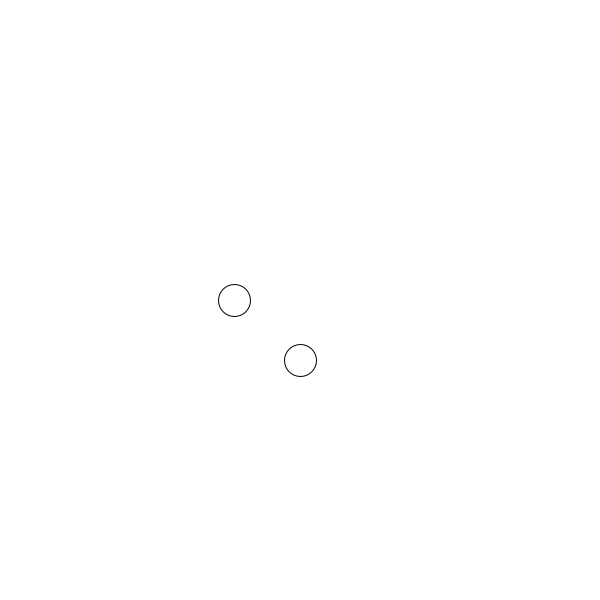
Frame 1 (no input)
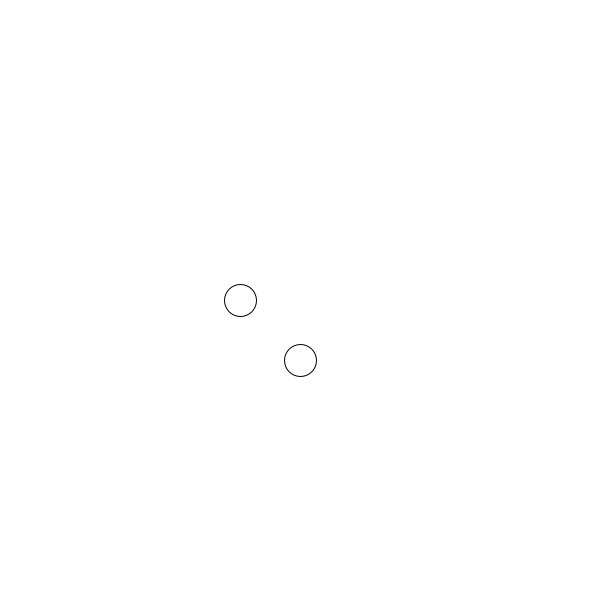
Frame 60 (the mouse pressed at the canvas centre just before this capture)
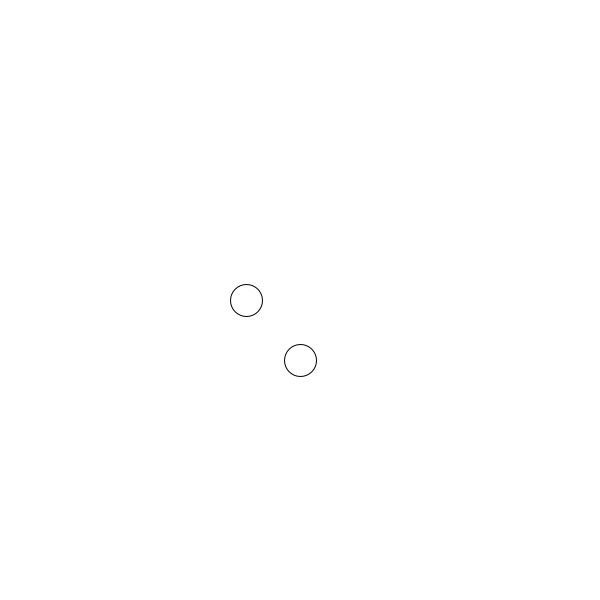
Frame 120 (the mouse held since frame 60 and released just before this capture)

The Processing sketch that drew these frames (run headless with seeded random() and noise(); from frame 60 on, the mouse is pressed at the canvas centre):

// Processing sketch: reloj
// ── reloj.pde
void setup(){
  size(600,600);
  
}

void draw(){
  background(255);
  
 
  float s = second();
  float m = minute();
  ellipse(s*6,300,32,32);
  ellipse(m*6,360,32,32);
  
  
  
  //minute();
  second(); // 0 > 59
 // hour();
}
